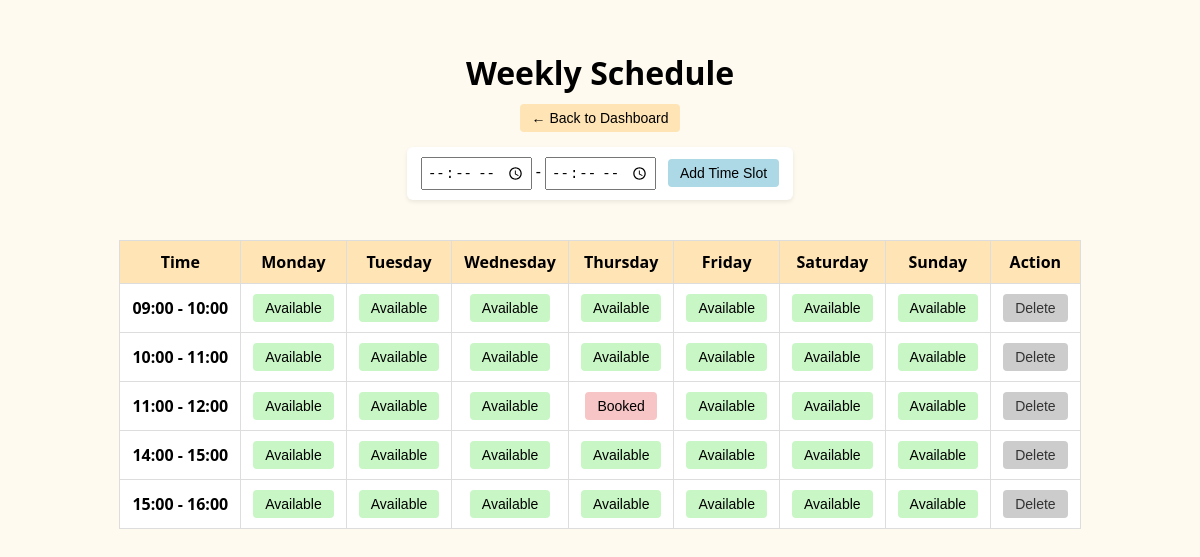
The app's page /schedule (signed in) with its own data.
### tables this page shows
CREATE TABLE time_slots (
                id INTEGER PRIMARY KEY AUTOINCREMENT,
                user_id INTEGER NOT NULL,
                label TEXT NOT NULL,
                start_time TEXT NOT NULL,
                end_time TEXT NOT NULL,
                UNIQUE(user_id, start_time, end_time),
                FOREIGN KEY(user_id) REFERENCES users(id)
            );

### LoginSystemSchedule.py (the view)
@app.route("/schedule")
@login_required
def schedule_page():
    user_id = session["user_id"]
    ensure_default_slots(user_id)
    ensure_schedule(user_id)
    slots, schedule_data = get_schedule_view_data(user_id)
    return render_template(
        "schedule.html",
        days=DAYS,
        slots=slots,
        schedule=schedule_data
    )

### db.py (called while the page is built)
def get_db():
    conn = sqlite3.connect(DB_PATH)
    conn.row_factory = sqlite3.Row
    return conn

def execute(query, args=(), commit=True):
    with get_db() as db:
        cur = db.execute(query, args)
        if commit:
            db.commit()
        return cur

def fetch_one(query, args=()):
    with get_db() as db:
        return db.execute(query, args).fetchone()

def fetch_all(query, args=()):
    with get_db() as db:
        return db.execute(query, args).fetchall()

### extensions.py (called while the page is built)
def login_required(func):
    @wraps(func)
    def wrapper(*args, **kwargs):
        if "user_id" not in session:
            return redirect(url_for("pages.login_page"))
        return func(*args, **kwargs)
    return wrapper

### services/schedule_service.py (called while the page is built)
def ensure_schedule(user_id):
    slots = fetch_all(
        "SELECT id FROM time_slots WHERE user_id = ?",
        (user_id,)
    )
    for slot in slots:
        for day in DAYS:
            execute("""
                INSERT OR IGNORE INTO schedule (user_id, day, slot_id)
                VALUES (?, ?, ?)
            """, (user_id, day, slot["id"]))

def get_schedule_view_data(user_id):
    slots = fetch_all("""
        SELECT *
        FROM time_slots
        WHERE user_id = ?
        ORDER BY start_time
    """, (user_id,))
    rows = fetch_all("""
        SELECT s.day, s.is_booked, t.label, t.id AS slot_id
        FROM schedule s
        JOIN time_slots t ON s.slot_id = t.id
        WHERE s.user_id = ?
    """, (user_id,))
    schedule_data = {day: {} for day in DAYS}
    for row in rows:
        schedule_data[row["day"]][row["label"]] = {
            "booked": bool(row["is_booked"]),
            "slot_id": row["slot_id"]
        }
    return slots, schedule_data

### services/slot_service.py (called while the page is built, shortened)
def ensure_default_slots(user_id):
    count = fetch_one(
        "SELECT COUNT(*) AS c FROM time_slots WHERE user_id = ?",
        (user_id,)
    )["c"]
    if count > 0:
        return

### templates/schedule.html (shortened to what this page needs)
<!DOCTYPE html>
<html>
<head>
    <link rel="stylesheet" href="{{ url_for('static', filename='style_soft.css') }}">
</head>
<body>
<h1>Weekly Schedule</h1>
<div style="text-align:center; margin-bottom:15px;">
    <a href="{{ url_for('dashboard') }}">
        <button type="button">← Back to Dashboard</button>
    </a>
</div>
<div style="text-align:center; margin-bottom:20px;">
<form id="add-slot-form" style="display:inline-block;">
    <input type="time" name="start" required>
    <span> - </span>
    <input type="time" name="end" required>
    <button type="submit">Add Time Slot</button>
</form>
</div>
<table cellpadding="5">
    <tr>
        <th>Time</th>
        {% for day in days %}
            <th>{{ day }}</th>
        {% endfor %}
        <th>Action</th>
    </tr>
    {% for slot in slots %}
    <tr>
        <td><strong>{{ slot.label }}</strong></td>
        {% for day in days %}
        {% set cell = schedule[day][slot.label] %}
        <td>
            <form method="post" action="/toggle">
                <button type="submit"
                        class="{{ 'booked' if cell.booked else 'available' }}">
                    {{ 'Booked' if cell.booked else 'Available' }}
                </button>
            </form>
        </td>
        {% endfor %}
        <td style="text-align:center;">
<button class="delete-btn"
        data-slot-id="{{ slot.id }}"
        style="background:#ccc;">
    Delete
</button>
        </td>
    </tr>
    {% endfor %}
</table>
</body>
</html>

### static/style_soft.css (style rules this page uses)
body { font-family: "Segoe UI", sans-serif; background-color: #fffaf0; margin: 0; padding: 30px; display: grid; flex-direction: column; align-items: center; justify-content: center; }
h1 { text-align: center; margin-bottom: 10px; }
button { border: none; padding: 6px 12px; border-radius: 4px; cursor: pointer; font-size: 14px; }
a button { background-color: #ffe4b5; }
#add-slot-form { background-color: #fff; padding: 10px 14px; border-radius: 6px; box-shadow: 0 2px 4px rgba(0,0,0,0.08); }
#add-slot-form input[type="time"] { padding: 4px; font-size: 14px; }
#add-slot-form button { margin-left: 8px; background-color: #add8e6; }
table { margin: 20px auto; border-collapse: collapse; background-color: #fff; }
th, td { border: 1px solid #ddd; padding: 10px 12px; text-align: center; }
th { background-color: #ffe4b5; font-weight: bold; }
td strong { font-weight: 600; }
button.available { background-color: #c8f7c5; }
button.booked { background-color: #f7c5c5; }
.delete-btn { background-color: #ddd; color: #333; }

### records on screen
time_slots: label "09:00 - 10:00", booked "Available" "Available" "Available" "Available" "Available" "Available" "Available"
time_slots: label "10:00 - 11:00", booked "Available" "Available" "Available" "Available" "Available" "Available" "Available"
time_slots: label "11:00 - 12:00", booked "Available" "Available" "Available" "Booked" "Available" "Available" "Available"
time_slots: label "14:00 - 15:00", booked "Available" "Available" "Available" "Available" "Available" "Available" "Available"
time_slots: label "15:00 - 16:00", booked "Available" "Available" "Available" "Available" "Available" "Available" "Available"

### other values on screen
{{ day }} "Monday" "Tuesday" "Wednesday" "Thursday" "Friday" "Saturday" "Sunday"
